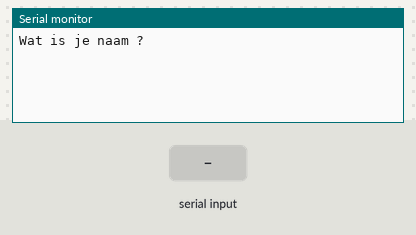
The sketch below on a simulated Arduino Uno, built with avr-gcc and run on an emulated ATmega328P. Parts: the last lines printed to the serial monitor. The test bench sets the inputs (shaded band).

Above: at 1.2 s.
1.3 s: "1" received over Serial
At 3.0 s:
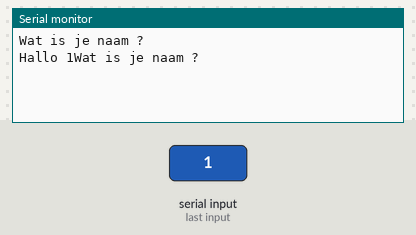
3.8 s: "0" received over Serial
At 5.2 s:
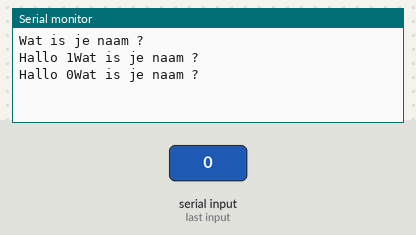
5.3 s: "2" received over Serial
At 7.3 s:
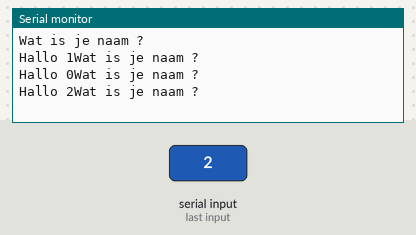

The sketch:

mikamonsma-opdr1-11-wat-is-je-naam.ino
```cpp
void setup() {
  // put your setup code here, to run once:
  Serial.begin(9600);
  Serial.println("Wat is je naam ? ");
}

void loop() {
  // put your main code here, to run repeatedly:
  if (Serial.available() > 0)
  {
    String naam = Serial.readString();
    Serial.print("Hallo " + naam );
    Serial.println("Wat is je naam ? ");
  }
}
```

Measured:
- after the input at 1.3 s, the serial monitor: prints a new line after 1.0 s (image 1)
- after the input at 3.8 s, the serial monitor: prints a new line after 1.0 s (image 2)
- after the input at 5.3 s, the serial monitor: prints a new line after 1.0 s (image 3)
